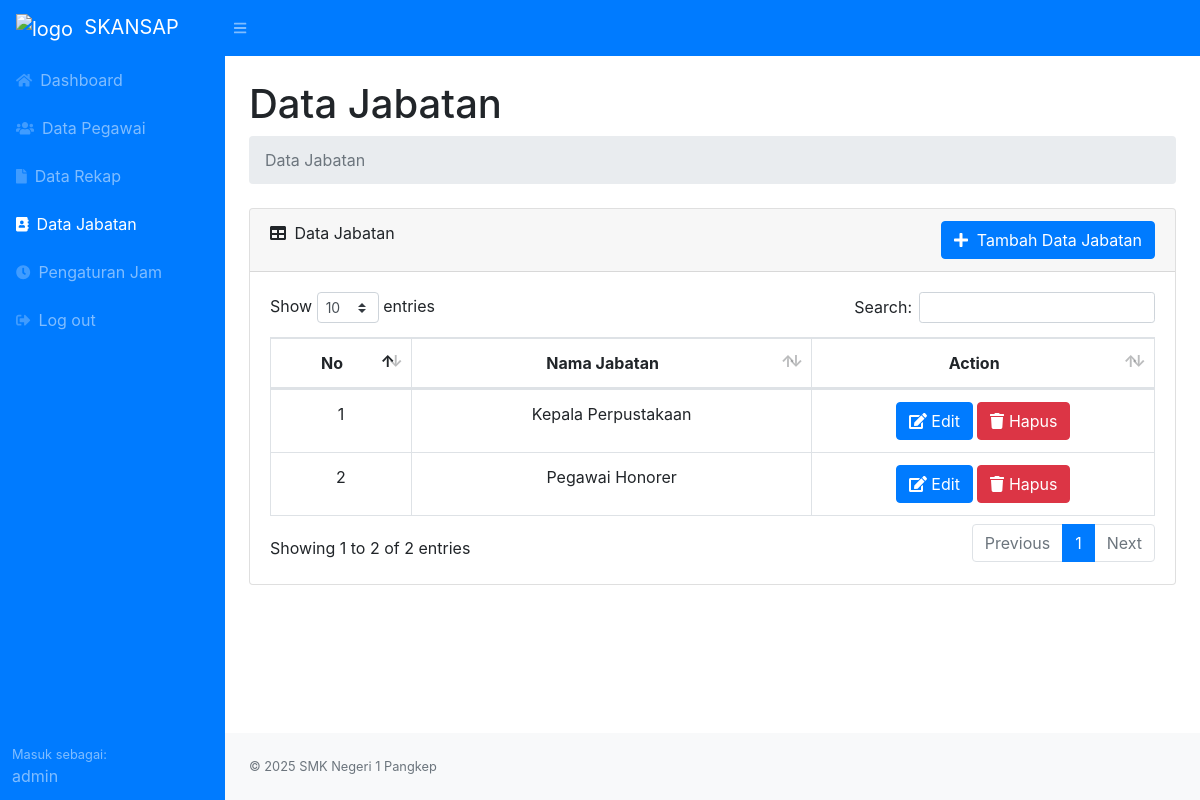
Page /data_jabatan.php (signed in) on the committed database.
### tables this page shows
CREATE TABLE `jabatan` (
  `jabatan_id` int NOT NULL,
  `jabatan_nama` varchar(50) NOT NULL
);

### data_jabatan.php (the view, shortened to what this page needs)
<?php
require_once("./header.php");
?>
<div id="layoutSidenav_content">
    <main>
        <div class="container-fluid">
            <h1 class="mt-4">Data Jabatan</h1>
            <ol class="breadcrumb mb-4">
                <li class="breadcrumb-item active">Data Jabatan</li>
            </ol>
            <div class="card mb-4">
                <div class="card-header d-flex justify-content-between">
                    <div>
                        <i class="fas fa-table mr-1"></i>
                        Data Jabatan
                    </div>
                    <div>
                        <a href="./tambah_jabatan.php">
                            <button type="button" class="btn btn-primary">
                                <i class="fas fa-plus mr-1"></i> Tambah Data Jabatan
                            </button>
                        </a>
                    </div>
                </div>
                <div class="card-body">
                    <div class="table-responsive">
                        <table class="table table-bordered" id="dataTable" width="100%" cellspacing="0">
                            <thead class="text-center">
                                <tr>
                                    <th>No</th>
                                    <th>Nama Jabatan</th>
                                    <th>Action</th>
                                </tr>
                            </thead>
                            <tbody>
                                <?php
                                $no = 1;
                                $sql = "SELECT * FROM `jabatan` ORDER BY `jabatan_nama` ASC";
                                $result = $koneksi->query($sql);
                                if ($result->num_rows > 0) {
                                    while ($row = $result->fetch_assoc()) {
                                ?>
                                <tr class="text-center">
                                    <td><?php echo $no; ?></td>
                                    <td><?php echo htmlspecialchars($row['jabatan_nama']); ?></td>
                                    <td>
                                        <a href="edit_jabatan.php?jabatan_id=<?php echo $row['jabatan_id']; ?>"
                                            class="btn btn-primary"><i class="fas fa-edit"></i> Edit</a>
                                        <a href="hapus_jabatan.php?jabatan_id=<?php echo $row['jabatan_id']; ?>"
                                            class="btn btn-danger" onclick="return confirm('Apakah anda yakin ingin menghapus jabatan ini?')"><i
                                                class="fas fa-trash"></i> Hapus</a>
                                    </td>
                                </tr>
                                <?php
                                    $no++;
                                    }
                                } else {
                                    echo '<tr><td colspan="3" class="text-center">Tidak ada data jabatan.</td></tr>';
                                }
                                ?>
                            </tbody>
                        </table>
                    </div>
                </div>
            </div>
        </div>
    </main>
    <?php
require_once("./footer.php");
?>

### rows in the picture
jabatan: jabatan_nama "Kepala Perpustakaan"
jabatan: jabatan_nama "Pegawai Honorer"

### other values in the picture
$username "admin"
